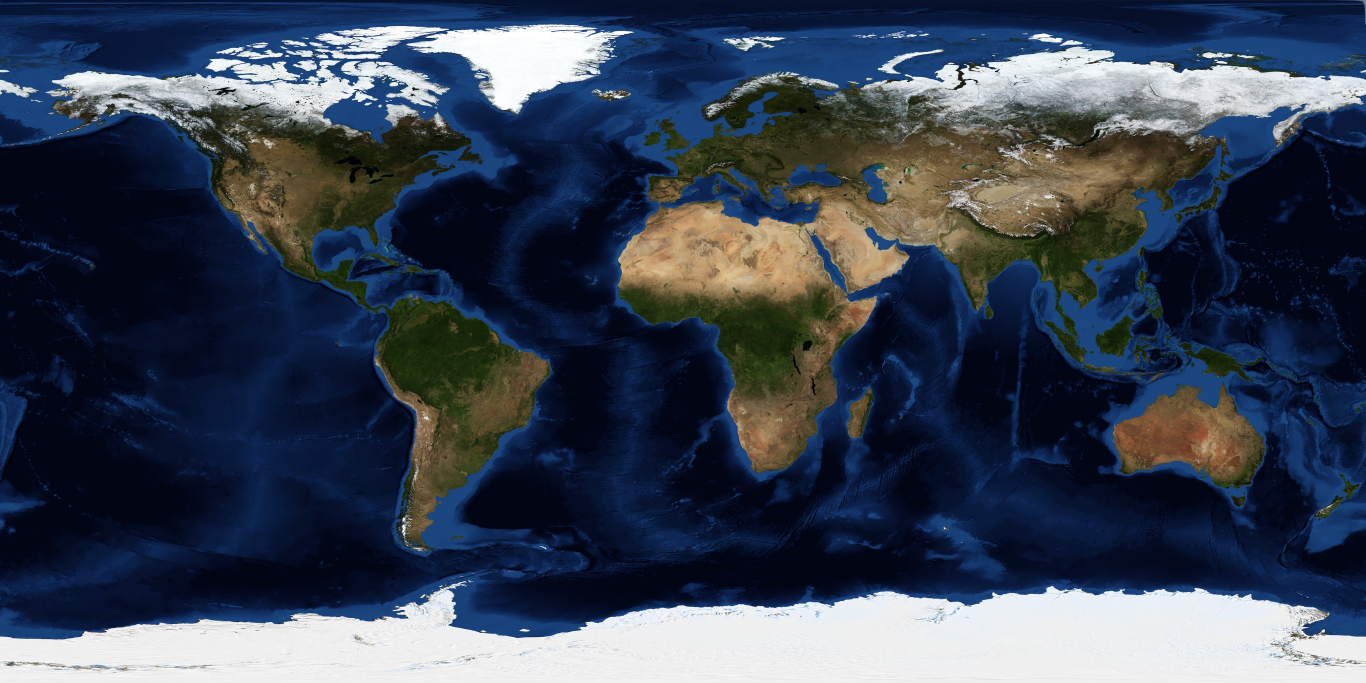
#> input picture assets/datos/blue_marble_4k.jpg, 4096 x 2048 px (shown at 1/3 size)
$ python satelite.py
#> lines starting #> are read from the running program, lines starting #| are printed output that depends on the picture; after the words box and inside, x2 and y2 are one past the last pixel; in counts of white or black regions, pixels touching at a corner belong together
"""Mapa a color natural, estilo satélite, para el look Satélite.

Color: Blue Marble de la NASA (dominio público), 4096x2048, que viene en el paquete three-globe.
Nitidez: el relieve de base_fronteras.jpg (30 px por grado) y la costa exacta de Natural Earth.
Se corre una sola vez y deja:
  assets/datos/satelite_tierra.jpg  color de tierra extendido hacia el mar (para costas nítidas)
  assets/datos/satelite_mar.jpg     color de mar extendido hacia la tierra
  assets/datos/base_satelite.jpg    mapa del mundo listo, 10800x5400
"""
import json, os
import numpy as np
from PIL import Image, ImageDraw, ImageFilter

Image.MAX_IMAGE_PIXELS = None
RAIZ = os.path.dirname(os.path.dirname(os.path.abspath(__file__)))
D = f"{RAIZ}/assets/datos"


def _blur(a, r):
    from scipy.ndimage import gaussian_filter
    a = a.astype(np.float32)
    if a.ndim == 2:
        return gaussian_filter(a, r, mode=("nearest", "wrap"))
    return np.dstack([gaussian_filter(a[..., k], r, mode=("nearest", "wrap")) for k in range(a.shape[2])])


def _rellenar(color, mascara):
    """Extiende el color de donde la máscara vale 1 hacia donde vale 0."""
    out = color * mascara[..., None]
    peso = mascara.copy()
    for r in (1.5, 4, 12, 40, 120):
        num, den = _blur(color * mascara[..., None], r), _blur(mascara, r)
        lleno = num / np.maximum(den, 1e-4)[..., None]
        falta = (peso < 0.999)[..., None]
        nuevo = np.clip(den / 0.3, 0, 1)[..., None] * (1 - peso[..., None])
        out = np.where(falta, out + lleno * nuevo, out)
        peso = np.clip(peso + nuevo[..., 0], 0, 1)
    return out / np.maximum(peso, 1e-4)[..., None]


def mascara_tierra(W, H):
    im = Image.new("L", (W, H), 0)
    d = ImageDraw.Draw(im)
    for f in json.load(open(f"{D}/ne_50m_admin_0_countries.geojson"))["features"]:
        g = f["geometry"]
        polys = g["coordinates"] if g["type"] == "MultiPolygon" else [g["coordinates"]]
        for p in polys:
            d.polygon([((x + 180) / 360 * W, (90 - y) / 180 * H) for x, y in p[0]], fill=255)
            for hueco in p[1:]:
                d.polygon([((x + 180) / 360 * W, (90 - y) / 180 * H) for x, y in hueco], fill=0)
    return im


def _viveza(rgb, sat=1.35, brillo=1.12):
    lum = (rgb * [0.3, 0.59, 0.11]).sum(-1, keepdims=True)
    return np.clip((lum + (rgb - lum) * sat) * brillo, 0, 1)


def preparar(forzar=False):
#> called with forzar = True
    destino = f"{D}/base_satelite.jpg"
    if os.path.exists(destino) and not forzar:
        return destino
    bm = np.asarray(Image.open(f"{D}/blue_marble_4k.jpg").convert("RGB")).astype(np.float32) / 255
    h, w = bm.shape[:2]
#> h = 2048; w = 4096
    agua_bm = ((bm[..., 2] > bm[..., 0] + 0.06) & (bm[..., 2] >= bm[..., 1] * 0.95)).astype(np.float32)
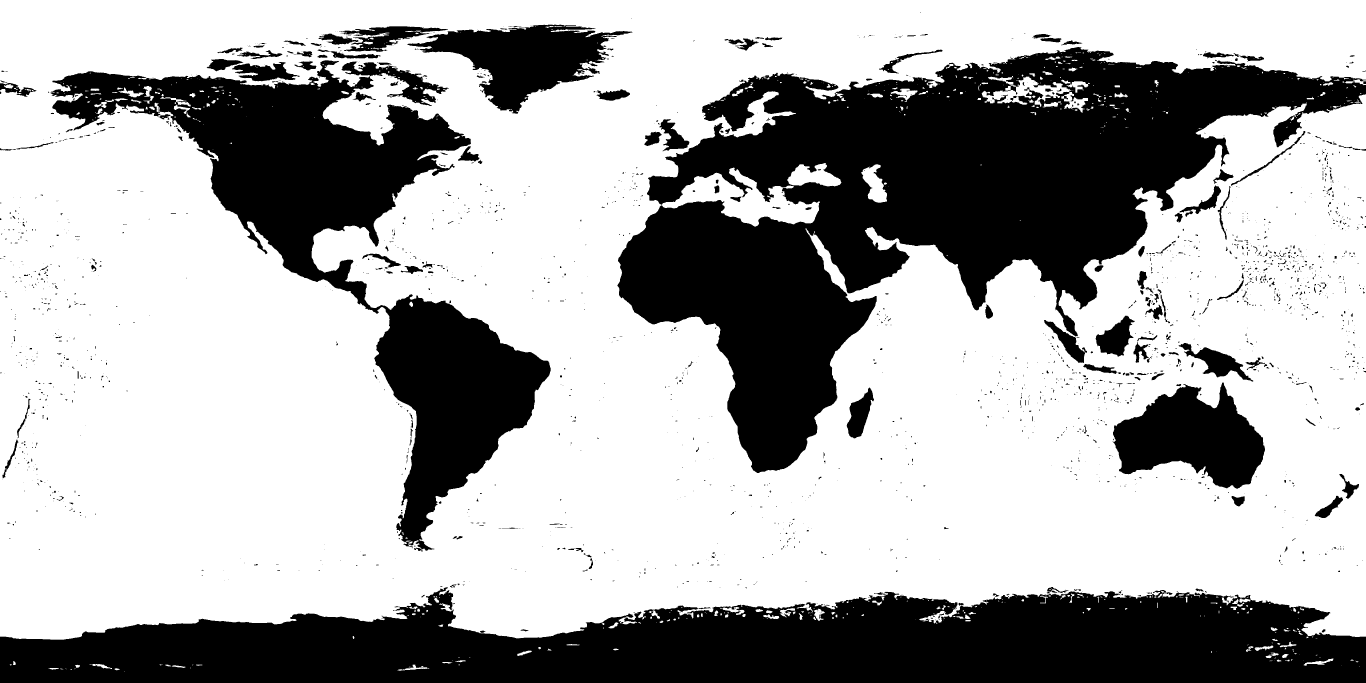
#> agua_bm: shape (2048, 4096) float32 (shown at 1/3 size); values 0 (black) and 1 (white), 66.8% white; 2308 black regions (1872 under 20 px), largest, box (x1, y1, x2, y2) and area: (1852, 141, 4096, 1419) 1126724, (0, 1762, 4096, 2048) 837724, (151, 181, 1652, 1655) 535306
    tierra_ok = np.asarray(mascara_tierra(w, h)).astype(np.float32) / 255
#> in mascara_tierra, `im = Image.new("L", (W, H), 0)`: im: PIL image 4096x2048 L; every value is 0
    # tierra confiable: tierra en el mapa y no azul en la foto; mar confiable al revés
    m_t = ((tierra_ok > 0.99) & (agua_bm < 0.5)).astype(np.float32)
    m_m = ((tierra_ok < 0.01) & (agua_bm > 0.5)).astype(np.float32)
    tierra = _viveza(_rellenar(bm, m_t), 1.30, 1.10)
    mar = _rellenar(bm, m_m)
    lm = (mar * [0.3, 0.59, 0.11]).sum(-1, keepdims=True)
    mar = np.clip(lm + (mar - lm) * 1.25, 0, 1) * np.array([0.92, 1.05, 1.12])  # mar un poco más turquesa, como en la referencia
    Image.fromarray((np.clip(tierra, 0, 1) * 255).astype(np.uint8)).save(f"{D}/satelite_tierra.jpg", quality=92)
    Image.fromarray((np.clip(mar, 0, 1) * 255).astype(np.uint8)).save(f"{D}/satelite_mar.jpg", quality=92)

    # mundo en 10800x5400: color de la foto, relieve y costa nítidos
    relieve = Image.open(f"{D}/base_fronteras.jpg").convert("L")
    W, H = relieve.size
    m_alta = mascara_tierra(W, H).filter(ImageFilter.GaussianBlur(0.7))
    T = Image.open(f"{D}/satelite_tierra.jpg").resize((W, H), Image.BICUBIC)
    M = Image.open(f"{D}/satelite_mar.jpg").resize((W, H), Image.BICUBIC)
    salida = Image.new("RGB", (W, H))
    PASO, PAD = 600, 80
    for y0 in range(0, H, PASO):
        a, z = max(0, y0 - PAD), min(H, y0 + PASO + PAD)
        caja = (0, a, W, z)
        rel = np.asarray(relieve.crop(caja)).astype(np.float32) / 255
        detalle = rel - _blur(rel, 14)
        t = np.asarray(T.crop(caja)).astype(np.float32) / 255 * (1 + detalle[..., None] * 2.2)
        mm = np.asarray(M.crop(caja)).astype(np.float32) / 255
        k = np.asarray(m_alta.crop(caja)).astype(np.float32)[..., None] / 255
        franja = np.clip(t * k + mm * (1 - k), 0, 1)
        salida.paste(Image.fromarray((franja[y0 - a:y0 - a + min(PASO, H - y0)] * 255).astype(np.uint8)), (0, y0))
    salida.save(destino, quality=90)
    return destino


if __name__ == "__main__":
#> (the run stopped early here; a loop or call above may not have finished)

$ run again, with assets/bot/looks.jpg copied over assets/datos/blue_marble_4k.jpg
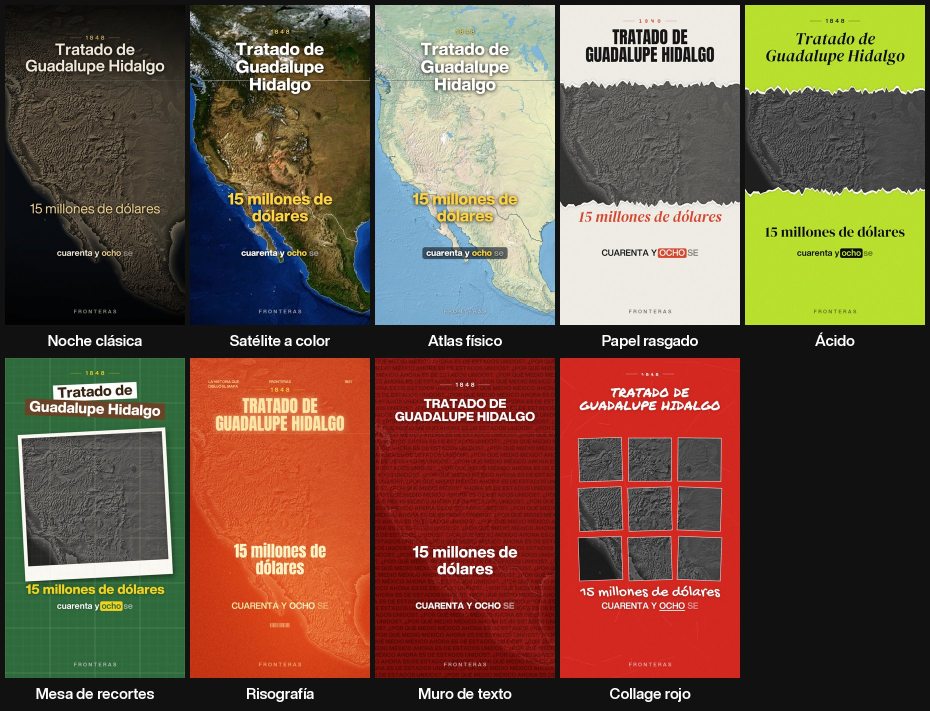
#> input picture assets/bot/looks.jpg, 1860 x 1422 px (shown at 1/2 size)
#> in preparar, `agua_bm = ((bm[..., 2] > bm[..., 0] + 0.06) & (bm[..., 2] >= bm[..., 1..`:
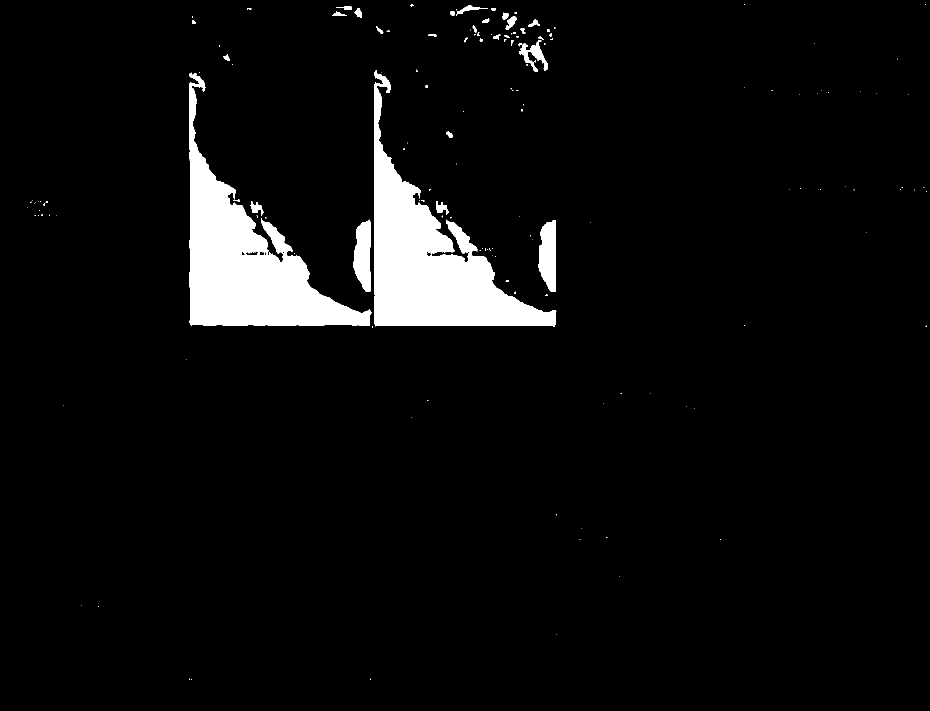
#> agua_bm: shape (1422, 1860) float32 (shown at 1/2 size); values 0 (black) and 1 (white), 5.1% white; 157 white regions (118 under 20 px), largest, box (x1, y1, x2, y2) and area: (749, 140, 1113, 654) 61891, (378, 145, 743, 652) 61436, (1077, 440, 1112, 584) 3858
#> im: PIL image 1860x1422 L; every value is 0
